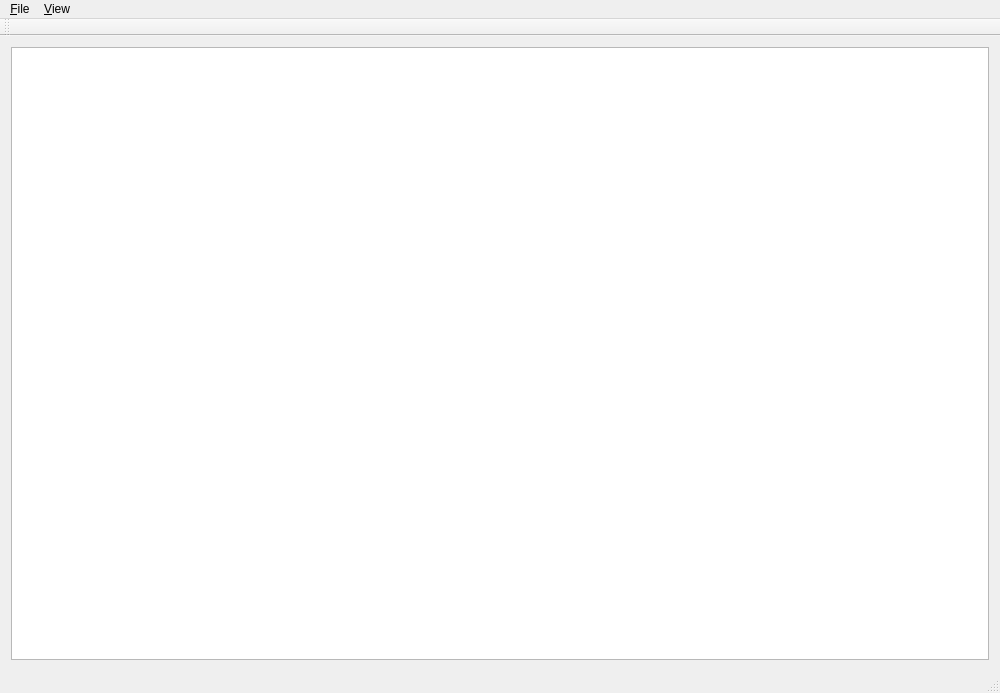
<?xml version="1.0" encoding="UTF-8"?>
<ui version="4.0">
 <class>MainWindow</class>
 <widget class="QMainWindow" name="MainWindow">
  <property name="geometry">
   <rect>
    <x>0</x>
    <y>0</y>
    <width>1000</width>
    <height>693</height>
   </rect>
  </property>
  <property name="windowTitle">
   <string>MainWindow</string>
  </property>
  <widget class="QWidget" name="centralWidget">
   <layout class="QVBoxLayout" name="verticalLayout">
    <item>
     <widget class="SvgGraphicsView" name="graphicsView"/>
    </item>
   </layout>
  </widget>
  <widget class="QMenuBar" name="menuBar">
   <property name="geometry">
    <rect>
     <x>0</x>
     <y>0</y>
     <width>1000</width>
     <height>32</height>
    </rect>
   </property>
   <widget class="QMenu" name="menu_File">
    <property name="title">
     <string>&amp;File</string>
    </property>
    <addaction name="action_Open"/>
   </widget>
   <widget class="QMenu" name="menu_View">
    <property name="title">
     <string>&amp;View</string>
    </property>
    <addaction name="actionZoom_to_fit"/>
   </widget>
   <addaction name="menu_File"/>
   <addaction name="menu_View"/>
  </widget>
  <widget class="QToolBar" name="mainToolBar">
   <attribute name="toolBarArea">
    <enum>TopToolBarArea</enum>
   </attribute>
   <attribute name="toolBarBreak">
    <bool>false</bool>
   </attribute>
  </widget>
  <widget class="QStatusBar" name="statusBar"/>
  <action name="action_Open">
   <property name="text">
    <string>&amp;Open</string>
   </property>
  </action>
  <action name="actionZoom_to_fit">
   <property name="text">
    <string>Z&amp;oom to fit</string>
   </property>
   <property name="shortcut">
    <string>Ctrl+I</string>
   </property>
   <property name="shortcutVisibleInContextMenu">
    <bool>true</bool>
   </property>
  </action>
 </widget>
 <layoutdefault spacing="6" margin="11"/>
 <customwidgets>
  <customwidget>
   <class>SvgGraphicsView</class>
   <extends>QGraphicsView</extends>
   <header>src/svggraphicsview.h</header>
  </customwidget>
 </customwidgets>
 <resources/>
 <connections/>
</ui>
